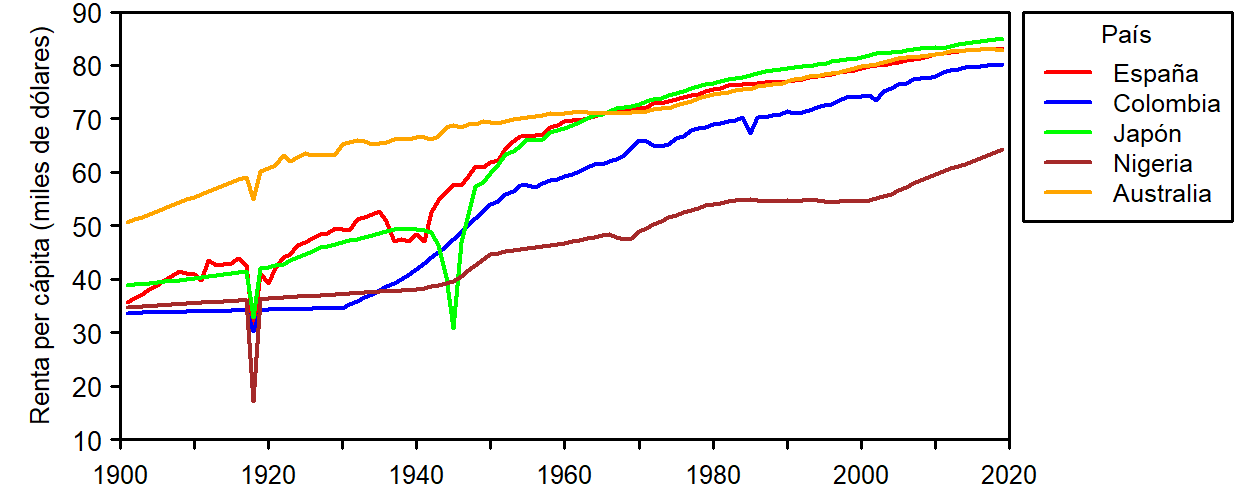

R code for this plot:
datosGapminder <- read.csv2("datosGapminder.csv")

Spain= subset(datosGapminder, Pais=="Spain")
Colombia = subset(datosGapminder, Pais=="Colombia")
Japan = subset(datosGapminder, Pais=="Japan")
Nigeria = subset(datosGapminder, Pais=="Nigeria")
Australia = subset(datosGapminder, Pais=="Australia")
t = 0.6
l = 1.3
png("evoEspVida.png", width=1250, height=500, res = 300)
par(mar = c(1, 2, 0.2, 4), xpd = TRUE)
plot(Spain$anio, Spain$EspVida, type="l", cex=t, 
     ylab = "", xlab = "", ylim = c(10, 90), xlim=c(1900,2020),
     xaxt='n', yaxt='n',  xaxs="i", yaxs="i",main = "", col = "red", lwd = l)
axis(1, at=seq(1900, 2020, 10), tck=-0.02, las=1, cex.axis=t-0.08, padj = -3.2)
axis(2, seq(10, 90, by=10), tck=-0.02, las=1, cex.axis=t-0.07, hadj = -0.4, xpd = NA)
mtext(side = 2, text = "Renta per cápita (miles de dólares)", line = 1, cex=t-0.08)

lines(Colombia$anio, Colombia$EspVida, type="l", col = "blue", lwd = l)
lines(Japan$anio, Japan$EspVida, type="l", col = "green", lwd = l)
lines(Nigeria$anio, Nigeria$EspVida, type="l", col = "brown", lwd = l)
lines(Australia$anio, Australia$EspVida, type="l", col = "orange", lwd = l)

legend("topright", inset=c(-0.25 ,0), title="País", 
       cex=t-0.1, legend=c("España", "Colombia", "Japón", "Nigeria", "Australia"),
       lty= rep(1,5), col=c("red", "blue", "green", "brown", "orange"), lwd=1.3)
# legend(1, 95, legend=c("Line 1", "Line 2"),
#        col=c("red", "blue"), lty=1:2, cex=0.8,
#        title="Line types", text.font=4, bg='lightblue')

dev.off()
